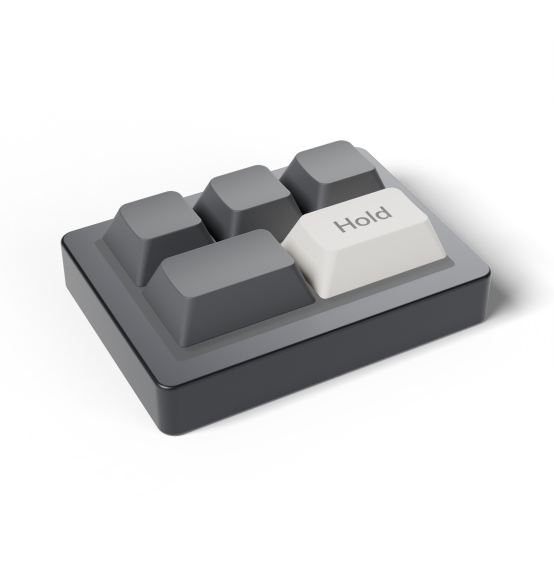
#> input picture blender/_v2/keycap.png, 1108 x 1140 px (shown at 1/2 size); its folder holds only this picture in this run
$ python encode_v2.py
#> lines starting #> are read from the running program, lines starting #| are printed output that depends on the picture
"""PNG (RGBA) renders in blender/_v2/ -> WebP with alpha in assets/renders/v2/ (quality 85).

    python tools/encode_v2.py
"""
import os

import numpy as np
from PIL import Image

EDGE = 0.09      # outer 9% of each side: the soft floor shadow fades to nothing, so no image edge shows
FLOOR = 3        # alpha at or below this (out of 255) is treated as empty floor

ROOT = os.path.dirname(os.path.dirname(os.path.abspath(__file__)))
SRC = os.path.join(ROOT, "blender", "_v2")
DST = os.path.join(ROOT, "assets", "renders", "v2")
os.makedirs(DST, exist_ok=True)
for name in ("keycap", "laptop", "phone_keyboard", "phone_voicenotes"):
    png = os.path.join(SRC, name + ".png")
    if not os.path.exists(png):
        print("missing", os.path.relpath(png, ROOT))
        continue
    im = Image.open(png).convert("RGBA")
#> im is the input picture: PIL image 1108x1140 RGBA; mean R, G, B, A 29.7, 29.9, 30.4, 66
    a = np.asarray(im).astype(np.float32)
    h, w = a.shape[:2]
#> h = 1140; w = 1108
    def ramp(n):
#> called with n = 1140
        x = np.minimum(np.arange(n), np.arange(n)[::-1]) / (EDGE * n)
        x = np.clip(x, 0, 1)
        return x * x * (3 - 2 * x)
    mask = np.outer(ramp(h), ramp(w))
    alpha = a[..., 3]
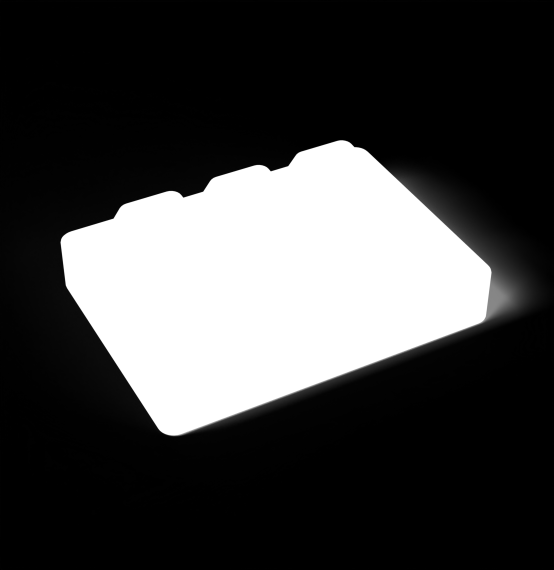
#> alpha: shape (1140, 1108) float32 (shown at 1/2 size); min 0, max 255, mean 66
    alpha = np.where(alpha <= FLOOR, 0, alpha) * mask
    a[..., 3] = alpha
    a[..., :3] = np.where(alpha[..., None] == 0, 0, a[..., :3])
    im = Image.fromarray(a.round().astype(np.uint8), "RGBA")
    out = os.path.join(DST, name + ".webp")
    im.save(out, "WEBP", quality=85, method=6)
    print("wrote", os.path.relpath(out, ROOT), im.size, os.path.getsize(out) // 1024, "KB")
#| wrote assets/renders/v2/keycap.webp (1108, 1140) 44 KB
